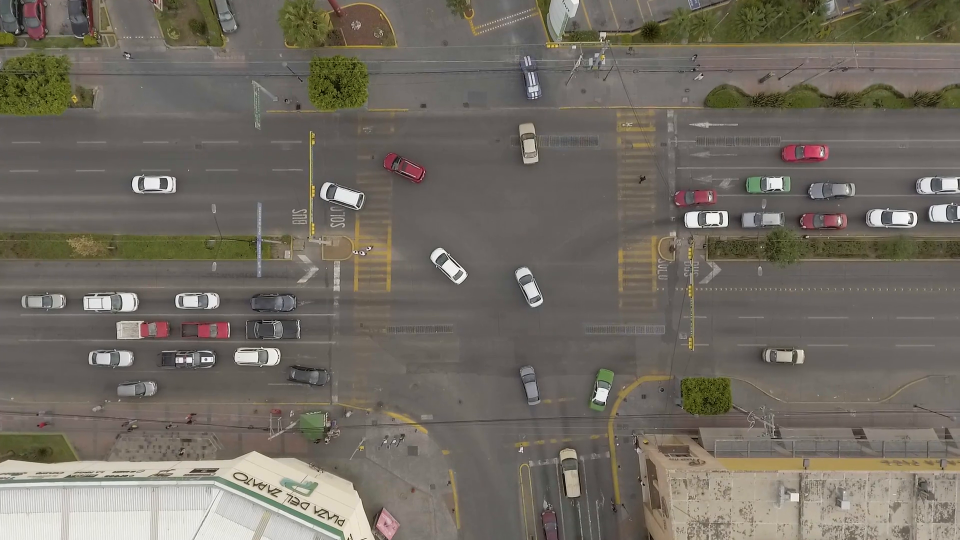
#> input picture frame 14 of my_samples/opticalflow/sample3.mp4, 1920 x 1080 px, given in place of 04-06.wmv, which was not available (shown at 1/2 size)
$ python particlefilter3.py
#> lines starting #> are read from the running program, lines starting #| are printed output that depends on the picture; pictures that were not available may be replaced by others from this repository, and a replacement may not be noted
import time
from dataclasses import dataclass

import cv2
import numpy as np


class Point2d():
    def __init__(self, x, y):
        self.x = int(x)
        self.y = int(y)

    def __add__(self, other):
        return self.__class__(self.x + other.x, self.y + other.y)

    def __sub__(self, other):
        return self.__class__(self.x - other.x, self.y - other.y)

    def __mul__(self, other):
        return self.__class__(round(self.x * other), round(self.y * other))

    def __truediv__(self, other):
        return self.__mul__(1 / other)

    def __radd__(self, other):
        return self.__class__(self.x + other, self.y + other)

    @property
    def xy(self):
        pass

    @xy.getter
    def xy(self):
        return (self.x, self.y)


@dataclass
class Particle():
    pos: Point2d
    vel: Point2d
    like: float
    weight: float
    keep: bool

    def __eq__(self, other):
        if isinstance(other, self.__class__):
            return self.like == other.like
        else:
            kls = other.__class__.__name__
            raise NotImplementedError(
                f'comparison between {self.__class__.__name__} and {kls} is not supported')

    def __ne__(self, other):
        return not self.__eq__(other)

    def __lt__(self, other):
        if isinstance(other, self.__class__):
            return self.like < other.like
        else:
            kls = other.__class__.__name__
            raise NotImplementedError(
                f'comparison between {self.__class__.__name__} and {kls} is not supported')

    def __le__(self, other):
        return self.__lt__(other) or self.__eq__(other)

    def __gt__(self, other):
        return not self.__le__(other)

    def __ge__(self, other):
        return not self.__lt__(other)


class ParticleFilter():
    def __init__(self, shape, n_particles=1000, dt=1, random_state=0, like_thresh=0.9, thresh_keep=100):
        self.n_particles = n_particles
        self.dt = dt
        self.random_state = random_state
        self.like_thresh = like_thresh
        self.thresh_keep = thresh_keep

        self._img_cols, self._img_rows = shape
        self._rs = np.random.RandomState(random_state)
        self.initialize()

    def initialize(self):
        self.particle_list = []
        for i in range(self.n_particles):
            pt = Point2d(
                self._rs.randint(0, self._img_cols),
                self._rs.randint(0, self._img_rows)
            )
            self.particle_list.append(
                Particle(pt, Point2d(0, 0), 1.0, 0.0, False)
            )

    def predict(self):
        for i_particle in self.particle_list:
            i_particle.pos += i_particle.vel * self.dt

    def update_like(self, img):
        # 色相値、彩度値から尤度を計算、更新
        for i_particle in self.particle_list:
            if 0 < i_particle.pos.x < self._img_cols and 0 < i_particle.pos.y < self._img_rows:
                i_particle.like = self._calc_like(img, i_particle)
            else:
                i_particle.like = 0

    def _calc_like(self, img, i_particle):
        """尤度計算メソッド.自分でカスタマイズする.
        """
        img_hsv = cv2.cvtColor(img, cv2.COLOR_BGR2HSV)
        vec_hsv = cv2.split(img_hsv)

        # 尤度を計算
        h = vec_hsv[0][i_particle.pos.y, i_particle.pos.x]
        s = vec_hsv[1][i_particle.pos.y, i_particle.pos.x]
        len_h = abs(70 - h)
        len_s = abs(200 - s)
        like = (len_h / 180) * 0.8 + (len_s / 255) * 0.2
        return 1 - like

    def resample(self):
        # 尤度の昇順にソート
        self.particle_list.sort()

        # 尤度の高いパーティクルを残し、尤度の低いパーティクルを消す
        for i, i_particle in enumerate(self.particle_list):
            if i_particle.like > self.like_thresh or i > len(self.particle_list) - self.thresh_keep:
                i_particle.keep = True
            else:
                i_particle.keep = False
        particle_list = [i_particle for i_particle in self.particle_list if i_particle.keep]

        # 尤度の高いパーティクルの計数、尤度の合計
        like_sum = sum([i_particle.like for i_particle in particle_list])

        # 正規化した重みを計算
        for i_particle in particle_list:
            i_particle.weight = i_particle.like / like_sum

        # リサンプリング
        particle_list_new = []
        for i_particle in particle_list:
            n_particles_new = int(i_particle.weight * (self.n_particles - len(particle_list)))
            for _ in range(n_particles_new):
                r = self._rs.normal(loc=0.0, scale=self._img_rows + self._img_cols) * (1 - i_particle.like)
                ang = self._rs.uniform(-np.pi, np.pi)
                pt = Point2d(
                    r * np.cos(ang) + i_particle.pos.x,
                    r * np.sin(ang) + i_particle.pos.y
                )
                # velocityは位置の差分で計算
                particle_list_new.append(
                    Particle(pt, pt - i_particle.pos, i_particle.like, i_particle.weight, False)
                )

        # パーティクル更新
        self.particle_list = particle_list + particle_list_new

    def plot_particles(self, img):
        _img = img.copy()
        # パーティクル描画
        for i_particle in self.particle_list:
            if 0 < i_particle.pos.x < self._img_cols and 0 < i_particle.pos.y < self._img_rows:
                _img = cv2.circle(
                    img=_img,
                    center=i_particle.pos.xy,
                    radius=2,
                    color=(0, 0, 255),
                    thickness=-1)
        return _img

    def plot_center(self, img):
        _img = img.copy()
        # パーティクルの重心
        center = sum([i_particle.pos for i_particle in self.particle_list]) / len(self.particle_list)

        cv2.line(_img,
                 (center.x, 0),
                 (center.x, self._img_rows),
                 (0, 255, 255),
                 3)
        cv2.line(_img,
                 (0, center.y),
                 (self._img_cols, center.y),
                 (0, 255, 255),
                 3)
        return _img


def main():
    WIN_PF = 'main'
    RESIZE = (640, 360)  # (x, y)

    pf = ParticleFilter(
        shape=RESIZE,
        n_particles=1000,
        dt=1,
        random_state=0,
        like_thresh=0.9,
        thresh_keep=100)

    cap = cv2.VideoCapture('04-06.wmv')
    cv2.namedWindow(WIN_PF, cv2.WINDOW_NORMAL)

    while True:
        # 予測
        pf.predict()

        ret, img_src = cap.read()
#> img_src is the input picture: shape (1080, 1920, 3); mean B, G, R 98.2, 107.6, 113.5

        if not ret:
            break

        img_src = cv2.resize(img_src, RESIZE)
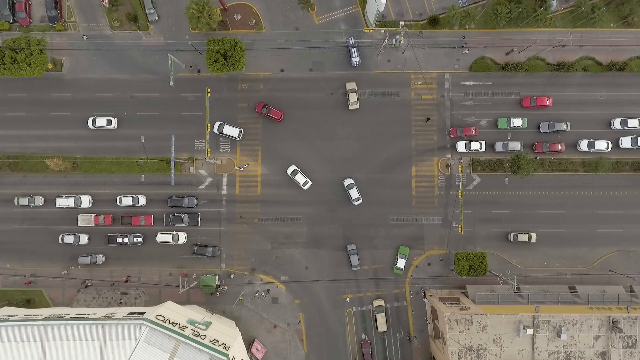
#> img_src: shape (360, 640, 3); mean B, G, R 98.2, 107.7, 113.5
        pf.update_like(img_src)
#> the loop in update_like, `for i_particle in self.particle_list:` made 1000 passes
#> (h in _calc_like, s in _calc_like, len_h in _calc_like, len_s in _calc_like, like in _calc_like, i_particle.like) on passes 1 to 12: (11, 20, 59, 180, 0.403, 0.597), (65, 51, 5, 149, 0.139, 0.861), (21, 118, 49, 82, 0.282, 0.718), (18, 31, 52, 169, 0.364, 0.636), (34, 137, 36, 63, 0.209, 0.791), (11, 20, 59, 180, 0.403, 0.597), (11, 26, 59, 174, 0.399, 0.601), (5, 35, 65, 165, 0.418, 0.582), (23, 41, 47, 159, 0.334, 0.666), (19, 45, 51, 155, 0.348, 0.652), (19, 42, 51, 158, 0.351, 0.649), (15, 36, 55, 164, 0.373, 0.627)
#> i_particle.like on passes 61 to 66: 0.675, 0.618, 0.597, 0.565, 0.633, 0.618
        pf.resample()
#> in resample, `particle_list = [i_particle for i_particle in self.particle_list if i_..`: particle_list = 99 items
#> in resample, `like_sum = sum([i_particle.like for i_particle in particle_list])`: like_sum = 75.12
#> the loop in resample, `for i_particle in particle_list:` made 99 passes
#> i_particle.weight on passes 1 to 12: 0.00939, 0.00939, 0.00939, 0.00939, 0.00939, 0.00943, 0.00948, 0.0095, 0.00952, 0.00953, 0.00956, 0.00956
#> the loop in resample, `for i_particle in particle_list:` made 99 passes

        img_src = pf.plot_particles(img_src)
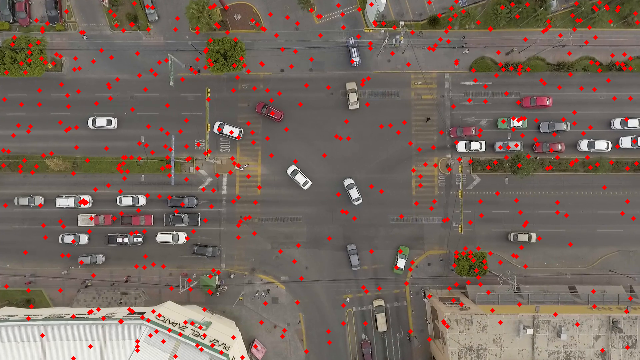
#> img_src: shape (360, 640, 3); mean B, G, R 95.5, 104.4, 117.9
        img_src = pf.plot_center(img_src)
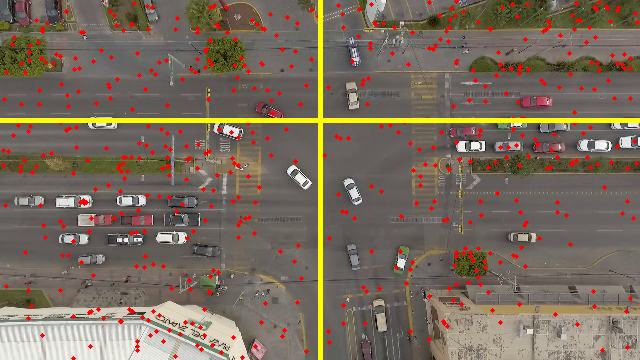
#> img_src: shape (360, 640, 3); mean B, G, R 93.4, 107.9, 121

        cv2.imshow(WIN_PF, img_src)

        if cv2.waitKey(1) == ord('q'):
#> (key q is pressed here)
            break

        # 描画のための遅延
        time.sleep(0.2)

    cap.release()
    cv2.destroyAllWindows()


if __name__ == '__main__':
    main()

$ run again, starting later in the video
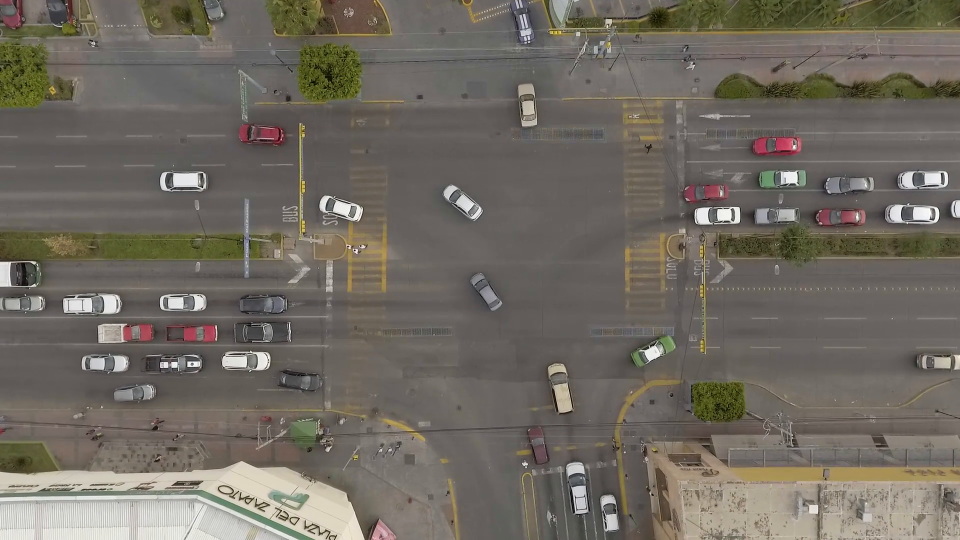
#> input picture frame 63 of my_samples/opticalflow/sample3.mp4, 1920 x 1080 px, given in place of 04-06.wmv, which was not available (shown at 1/2 size)
#> in main, img_src is the input picture: shape (1080, 1920, 3); mean B, G, R 97.1, 106.3, 112.2
#> in main, `img_src = cv2.resize(img_src, RESIZE)`:
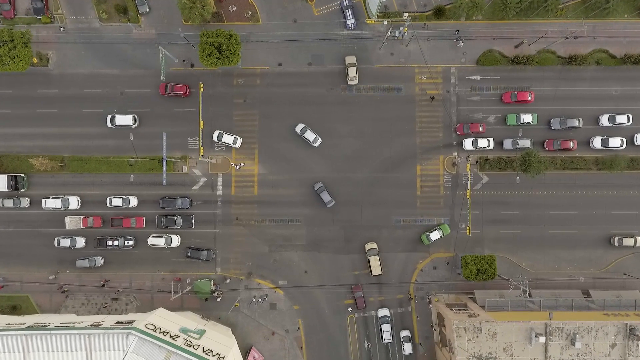
#> img_src: shape (360, 640, 3); mean B, G, R 97.1, 106.3, 112.2
#> the loop in update_like, `for i_particle in self.particle_list:` made 1000 passes
#> (h in _calc_like, s in _calc_like, len_h in _calc_like, len_s in _calc_like, like in _calc_like, i_particle.like) on passes 1 to 8: (0, 0, 70, 200, 0.468, 0.532), (23, 29, 47, 171, 0.343, 0.657), (15, 11, 55, 189, 0.393, 0.607), (11, 20, 59, 180, 0.403, 0.597), (15, 26, 55, 174, 0.381, 0.619), (15, 25, 55, 175, 0.382, 0.618), (11, 23, 59, 177, 0.401, 0.599), (2, 35, 68, 165, 0.432, 0.568)
#> particle_list = 99 items
#> like_sum = 74.54
#> the loop in resample, `for i_particle in particle_list:` made 99 passes
#> i_particle.weight on passes 1 to 8: 0.00945, 0.00946, 0.00948, 0.0095, 0.00951, 0.00952, 0.00955, 0.00955
#> the loop in resample, `for i_particle in particle_list:` made 99 passes
#> in main, `img_src = pf.plot_center(img_src)`:
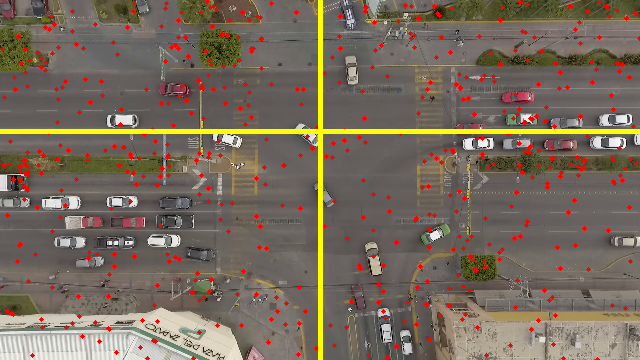
#> img_src: shape (360, 640, 3); mean B, G, R 92.5, 106.7, 119.8

$ run again, starting later in the video
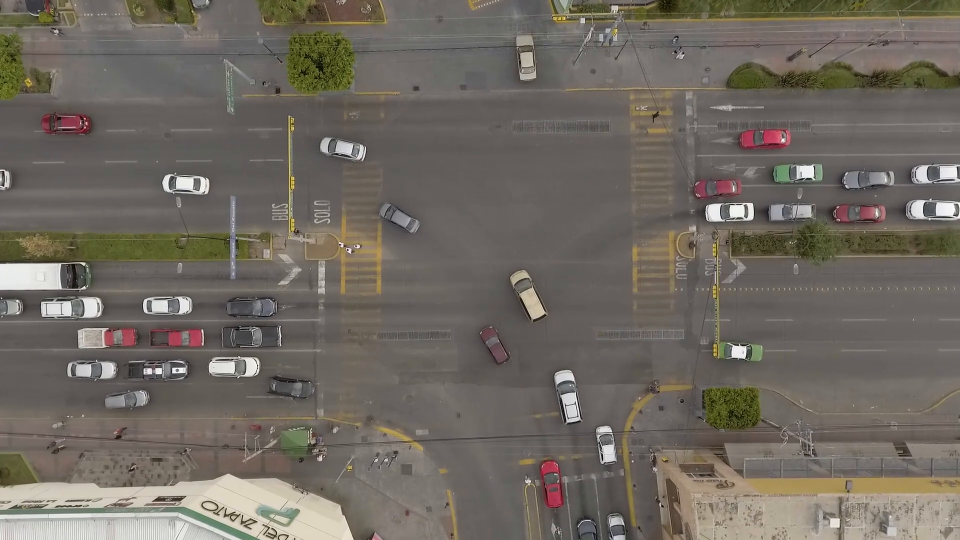
#> input picture frame 112 of my_samples/opticalflow/sample3.mp4, 1920 x 1080 px, given in place of 04-06.wmv, which was not available (shown at 1/2 size)
#> in main, img_src is the input picture: shape (1080, 1920, 3); mean B, G, R 96.9, 105.4, 111.7
#> in main, `img_src = cv2.resize(img_src, RESIZE)`:
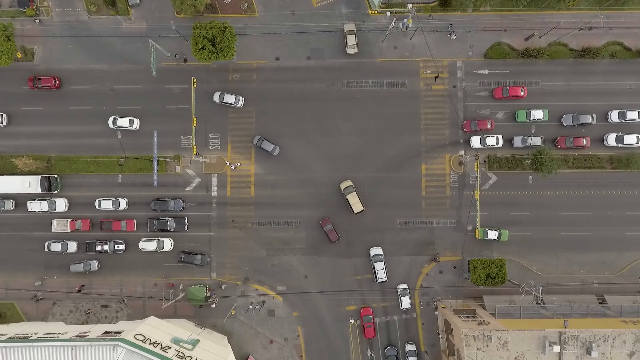
#> img_src: shape (360, 640, 3); mean B, G, R 96.9, 105.3, 111.7
#> the loop in update_like, `for i_particle in self.particle_list:` made 1000 passes
#> (h in _calc_like, s in _calc_like, len_h in _calc_like, len_s in _calc_like, like in _calc_like, i_particle.like) on passes 1 to 8: (146, 24, 76, 176, 0.476, 0.524), (17, 31, 53, 169, 0.368, 0.632), (165, 6, 95, 194, 0.574, 0.426), (18, 30, 52, 170, 0.364, 0.636), (11, 19, 59, 181, 0.404, 0.596), (11, 19, 59, 181, 0.404, 0.596), (11, 22, 59, 178, 0.402, 0.598), (11, 17, 59, 183, 0.406, 0.594)
#> particle_list = 99 items
#> like_sum = 74.24
#> the loop in resample, `for i_particle in particle_list:` made 99 passes
#> i_particle.weight on passes 1 to 8: 0.0092, 0.00925, 0.00926, 0.00928, 0.00934, 0.00935, 0.00935, 0.00936
#> the loop in resample, `for i_particle in particle_list:` made 99 passes
#> in main, `img_src = pf.plot_center(img_src)`:
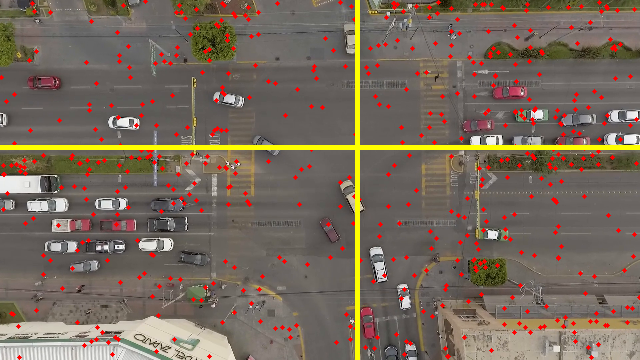
#> img_src: shape (360, 640, 3); mean B, G, R 92.4, 105.8, 119.1
